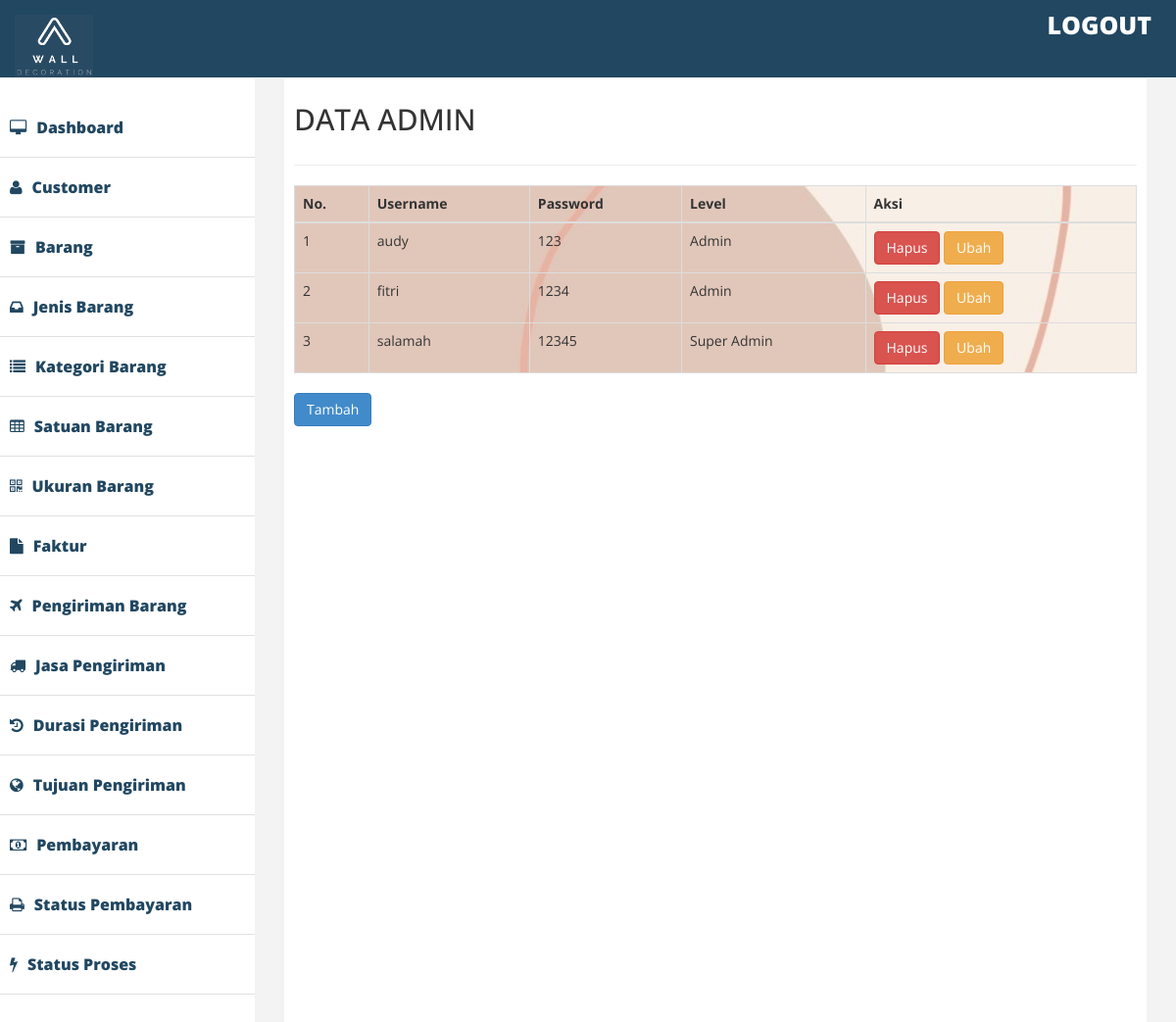
The page /admin/index2.php?halaman=user on the database its author committed.
### tables this page shows
CREATE TABLE `user` (
  `username` varchar(11) NOT NULL,
  `password` varchar(11) NOT NULL,
  `level` varchar(11) NOT NULL
);

### admin/user.php (the view)
<div class="row">
    <div class="col-lg-12">
        <h2>DATA ADMIN</h2>
</div>
    </div>
<hr />
<table class="table table-bordered"background="img.jpg">
	<thead>
		<tr>
			<th> No. </th>
			<th> Username </th>
			<th> Password </th>
			<th> Level </th>
			<th> Aksi </th>
		</tr>
	</thead>
	<tbody>
		<?php $nomor=1;?>
		<?php $ambil=$koneksi->query("SELECT*FROM user");?>
		<?php while($pecah=$ambil->fetch_assoc()){?>
		<tr>
			<td><?php echo $nomor; ?></td>
			<td> <?php echo $pecah['username']; ?></td>
			<td> <?php echo $pecah ['password']; ?></td>
			<td><?php echo $pecah['level']; ?></td>
			<td>
		<a href="index2.php?halaman=hapususer&id=<?php echo $pecah['username'];?> " class="btn-danger btn" >Hapus</a>
		<a href="index2.php?halaman=ubahuser&id=<?php echo $pecah['username'];?>" class="btn btn-warning"> Ubah </a>
			</td>
		</tr>
		<?php $nomor++; ?>
		<?php } ?>
	</tbody>
</table>
<a href=" index2.php?halaman=tambahuser" class ="btn btn-primary"> Tambah </a>

### admin/assets/css/custom.css (style rules this page uses)
body { font-family: 'Open Sans', sans-serif; line-height:30px; }

### rows shown on the page
user: username "audy", password "123", level "Admin"
user: username "fitri", password "1234", level "Admin"
user: username "salamah", password "12345", level "Super Admin"
